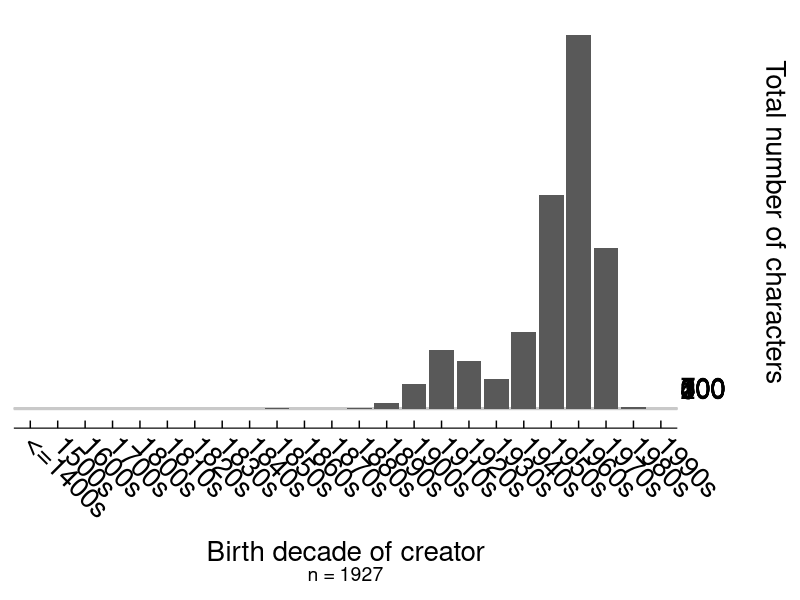
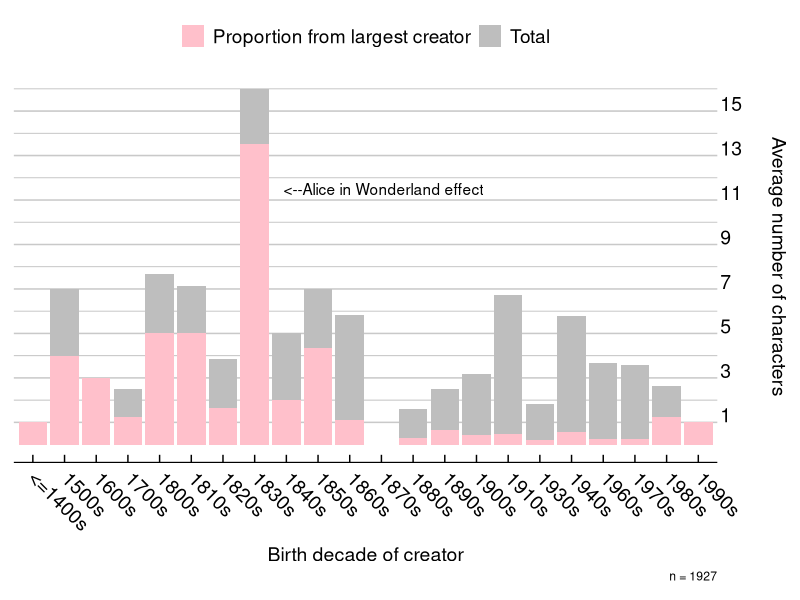
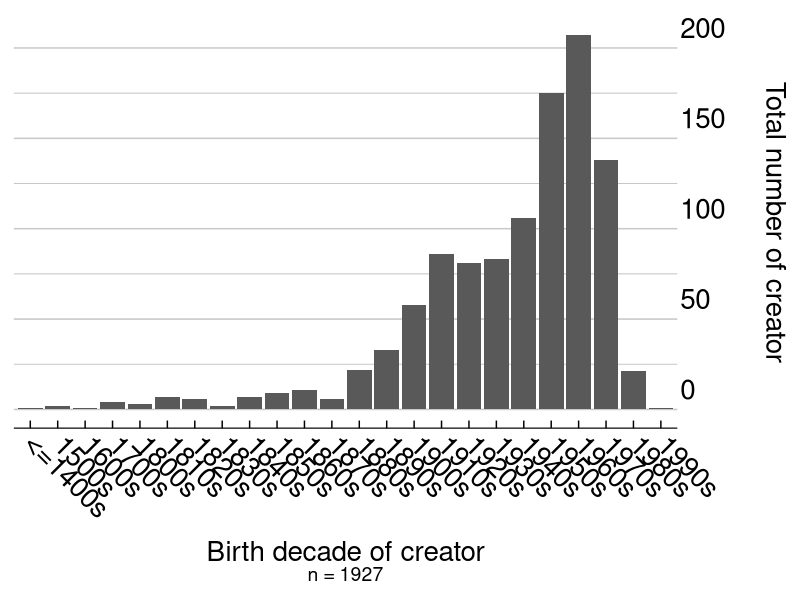
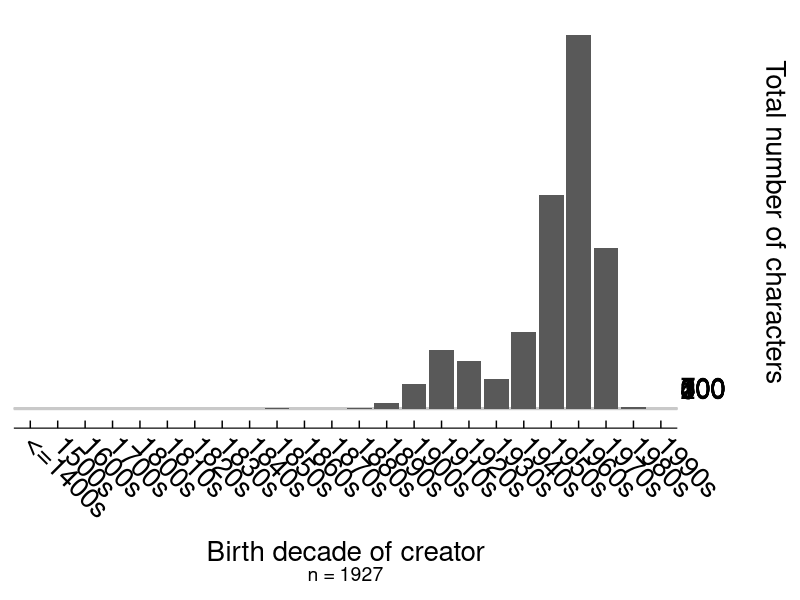
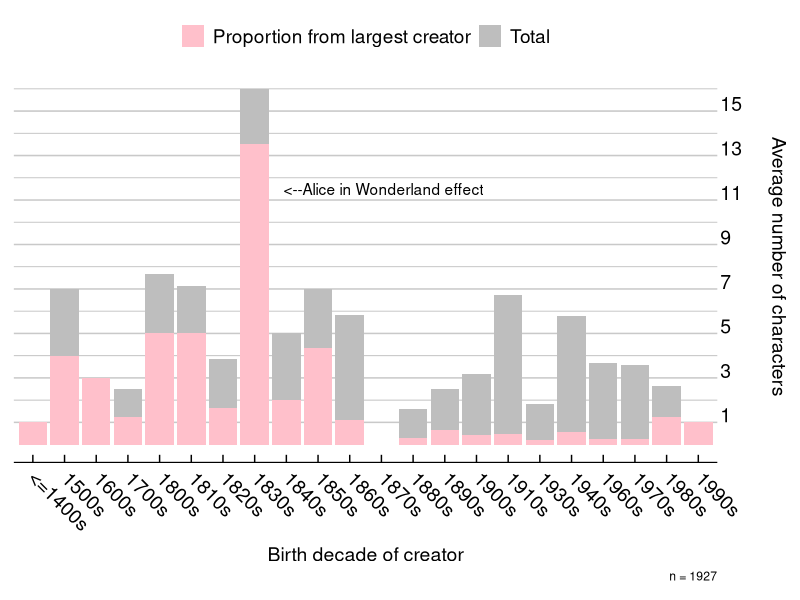
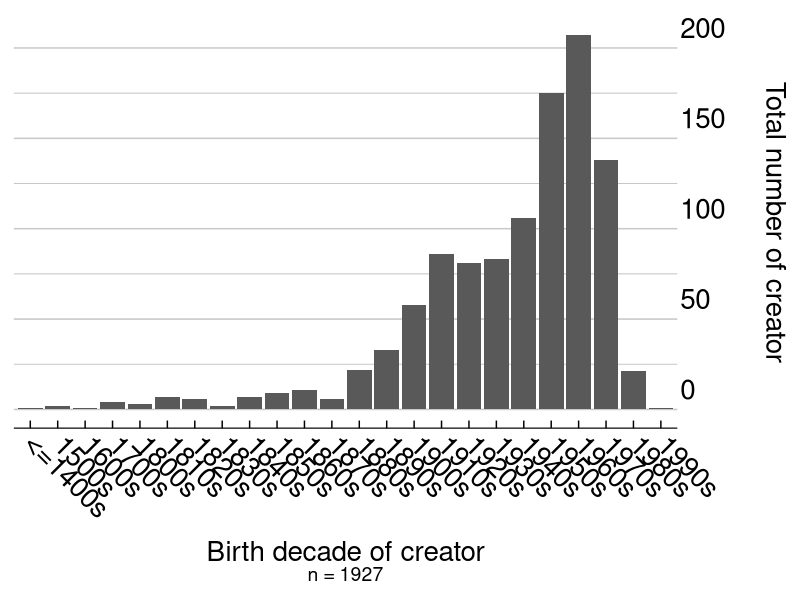

Write the R code that produced these figures, in order.
setwd("~/Desktop/data_analysis/Final project/Develish-Data-Demons")

library(tidyverse)
library(ggthemes)

creator_data <- read_csv("creator_data_cleaned.csv") 
# loading the file which Dorian prepossessed in python

with_decade_variable <- creator_data %>%
  select(birthYear, Number_of_characters) %>%
# The following step was to code for a new variable indicating decade, which was done in 
# a possible not super efficient way but it worked. Ctrl C and V were my friends.
  mutate(birthDecade = ifelse((birthYear<1500), "<=1400s", 0)) %>%
  mutate(birthDecade = ifelse((birthYear>1499) & (birthYear<1600), "1500s", birthDecade)) %>%
  mutate(birthDecade = ifelse((birthYear>1599) & (birthYear<1700), "1600s", birthDecade)) %>%
  mutate(birthDecade = ifelse((birthYear>1699) & (birthYear<1800), "1700s", birthDecade)) %>%
  mutate(birthDecade = ifelse((birthYear>1799) & (birthYear<1810), "1800s", birthDecade)) %>%
  mutate(birthDecade = ifelse((birthYear>1809) & (birthYear<1820), "1810s", birthDecade)) %>%
  mutate(birthDecade = ifelse((birthYear>1819) & (birthYear<1830), "1820s", birthDecade)) %>%
  mutate(birthDecade = ifelse((birthYear>1829) & (birthYear<1840), "1830s", birthDecade)) %>%
  mutate(birthDecade = ifelse((birthYear>1839) & (birthYear<1850), "1840s", birthDecade)) %>%
  mutate(birthDecade = ifelse((birthYear>1849) & (birthYear<1860), "1850s", birthDecade)) %>%
  mutate(birthDecade = ifelse((birthYear>1859) & (birthYear<1870), "1860s", birthDecade)) %>%
  mutate(birthDecade = ifelse((birthYear>1869) & (birthYear<1880), "1870s", birthDecade)) %>%
  mutate(birthDecade = ifelse((birthYear>1879) & (birthYear<1890), "1880s", birthDecade)) %>%
  mutate(birthDecade = ifelse((birthYear>1889) & (birthYear<1900), "1890s", birthDecade)) %>%
  mutate(birthDecade = ifelse((birthYear>1899) & (birthYear<1910), "1900s", birthDecade)) %>%
  mutate(birthDecade = ifelse((birthYear>1909) & (birthYear<1920), "1910s", birthDecade)) %>%
  mutate(birthDecade = ifelse((birthYear>1919) & (birthYear<1930), "1920s", birthDecade)) %>%
  mutate(birthDecade = ifelse((birthYear>1929) & (birthYear<1940), "1930s", birthDecade)) %>%
  mutate(birthDecade = ifelse((birthYear>1939) & (birthYear<1950), "1940s", birthDecade)) %>%
  mutate(birthDecade = ifelse((birthYear>1949) & (birthYear<1960), "1950s", birthDecade)) %>%
  mutate(birthDecade = ifelse((birthYear>1959) & (birthYear<1970), "1960s", birthDecade)) %>%
  mutate(birthDecade = ifelse((birthYear>1969) & (birthYear<1980), "1970s", birthDecade)) %>%
  mutate(birthDecade = ifelse((birthYear>1979) & (birthYear<1990), "1980s", birthDecade)) %>%
  mutate(birthDecade = ifelse((birthYear>1989) & (birthYear<2000), "1990s", birthDecade))

plot_total_characters <- with_decade_variable %>%
  group_by(birthDecade) %>%
  filter(!is.na(birthDecade)) %>%
# to get rid of all the authors for whom we don't know the birth decade so they
# don't get added to the chart too. In hindsight this could have been done before so 
# as to not repeat for each plot. Oh well.
  mutate(TOTcharacters_by_birthDecade = sum(Number_of_characters))

sum(plot_total_characters$Number_of_characters)
# to know the total number of characters made by authors with birth date on Wikipedia

ggplot(data=plot_total_characters)+
  aes(x=birthDecade, y=TOTcharacters_by_birthDecade) +
  geom_col()+
  labs(x = "Birth decade of creator",
       y = "Total number of characters\n",
       caption = "n = 1927")+
  theme_economist_white(gray_bg = FALSE)+
  scale_y_continuous(breaks = seq(0, 700, 100), 
                     position = "right")+
  theme(axis.text.x = element_text(angle = -45, hjust = 0.1, size = 20),
        axis.text.y = element_text(vjust = -0.5, hjust = -10, size = 20),
        axis.title=element_text(size=20),
        panel.grid = element_line(colour="grey", size=0.3),
        plot.caption = element_text(size = 14))

ggsave("total_characters.pdf")

plot_AVG <- with_decade_variable %>%
  group_by(birthDecade) %>%
  mutate(AVGcharacters_by_birthDecade = mean(Number_of_characters)) %>%
  add_count(birthDecade) %>%
  mutate(prop_contribution=Number_of_characters/n) %>%
# this was to calculate the proportional contribution of each author to the average for that decade. 
  mutate(max_prop=ifelse(max(prop_contribution)==prop_contribution, prop_contribution, NA)) %>%
# this was to keep only the highest proportional contribution
  filter(!is.na(max_prop)) %>%
  arrange(birthDecade) %>%
  filter(!is.na(birthDecade))
# filtering out the unknowns

plot_AVG <- plot_AVG[-c(12, 18, 22),]
# this step was necessary because for 3 decades, there was an equally highest proportional contribution,
# I removed the second manually. Probably a better way to do this automatically, but this worked too.

ggplot(data=plot_AVG)+
  aes(x=birthDecade)+
  geom_col(aes(y=AVGcharacters_by_birthDecade, fill="Total"))+
  labs(x = "Birth decade of creator",
       y = "Average number of characters\n",
       caption = "n = 1927")+
  theme_economist_white(gray_bg = FALSE)+
  scale_fill_manual(values=c("pink", "grey"))+
  scale_y_continuous(minor_breaks = seq(1 , 16, 1), breaks = seq(1, 16, 2),
                     position = "right")+
  theme(axis.text.x = element_text(angle = -45, hjust = 0.1, size = 14),
        axis.text.y = element_text(vjust = 0, hjust = -0.5, size = 14),
        axis.title=element_text(size=14),
        panel.grid.minor = element_line(colour="grey", size=0.3),
        panel.grid = element_line(colour="grey", size=0.3),
        legend.title = element_blank())+
  geom_col(aes(y=max_prop, fill='Proportion from largest creator'))+
  annotate("text", x="1870s", y=11.5, label = " <--Alice in Wonderland effect")


ggsave("average_characters.pdf")


plot_total_authors <- with_decade_variable %>%
  group_by(birthDecade)%>%
  mutate(not_available = ifelse(birthYear == "NA", 1, 2))%>%
  subset(not_available==2)
# here we have a different way to filter out those without birth year, leftover
# from before I discovered is.na

ggplot(data=plot_total_authors)+
  aes(x=birthDecade) +
  geom_bar()+
  labs(x = "Birth decade of creator",
       y = "Total number of creator\n",
       caption = "n = 1927")+
  theme_economist_white(gray_bg = FALSE)+
  scale_y_continuous( position = "right")+
  theme(axis.text.x = element_text(angle = -45, hjust = 0.1, size = 20),
        axis.text.y = element_text(vjust = -0.5, hjust = -10, size = 20),
        axis.title=element_text(size=20),
        panel.grid.minor = element_line(colour="grey", size=0.3),
        panel.grid = element_line(colour="grey", size=0.3),
        plot.caption = element_text(size = 14))


ggsave("total_authors.pdf")
